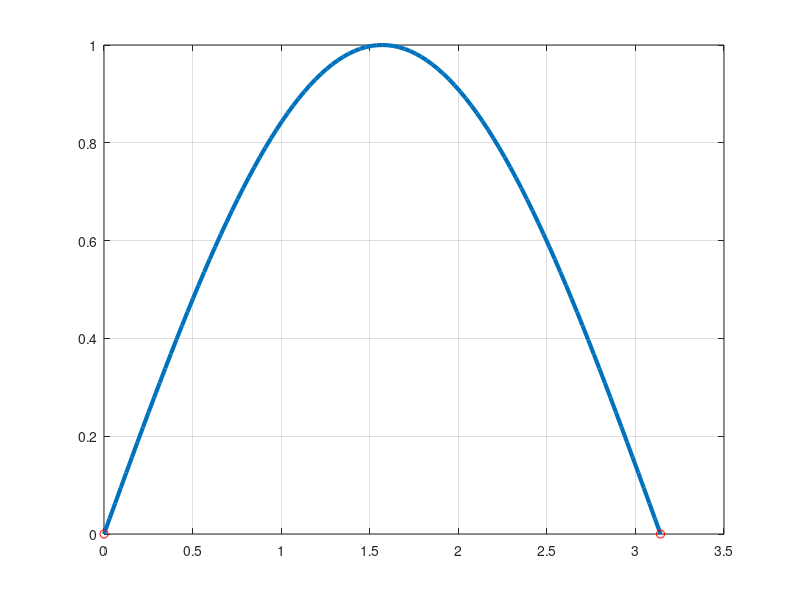
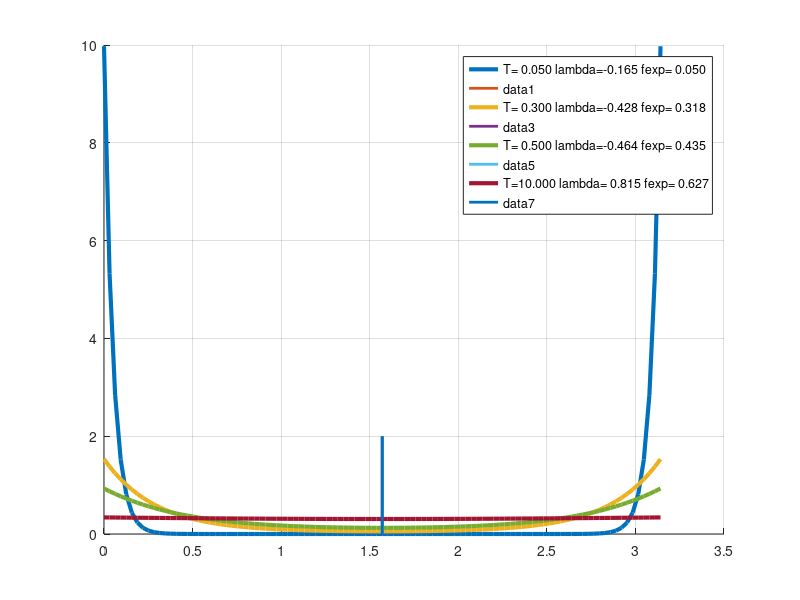

MATLAB code to generate these figures, in order:
function sinx

plotfx() ;

h = figure ;
grid on ;
%V =-[0.01/2, 0.1, 0.3, 0.5, 1, 3, 5, 10]';
V = [0.05, 0.3, 0.5, 10]';

 for i = 1:size(V)
  T = V(i) ;
  z = quad(@(x)g(x,T), 0, pi) ;
  lambda = T * ( log(z) - 1) ;
  Intpx = quad(@(x)p(x, lambda, T), 0, pi) ;
  fexp = quad(@(x)pf(x, lambda, T), 0, pi) ;
  A(i,:) = [T, lambda, fexp, Intpx]; 

  xx = [0:pi/100:pi];
  yy = p(xx, lambda, T);
  hold on; 
  str = sprintf(";T=%6.3f lambda=%6.3f fexp=%6.3f;", T, lambda, fexp);
  plot(xx,yy,str, "linewidth", 3);
  plot([pi/2,pi/2],[0,2], "linewidth", 2);
 end
 printf("T\tlambda\tfExp\tIntp(x)\n");
A

end

function ans = f(x)  #The function to max/min
    ans = sin(x) ;
end

function ans = g(x, T)
   ans = exp ( - f(x) / T ) ;
end

function ans = p(x, lambda, T)  # The probability dis
   z = 1 + (lambda/T) + f(x)/T ;
   ans = exp (-z) ; 
end

function ans = pf(x, lambda, T) # function to g6.1et expected value
    ans = p(x, lambda, T) * f(x) ;
end

function plotfx()
  h = figure ;
  xlabel("x") ; ylabel("sin(x)");
  ylim([0,1.1]);
  x=[0:pi/100:pi]; y = sin(x);
  plot(x,y,'linewidth',3);
  hold on;
  plot([0,pi],[0,0],'or','markersize',6);
  grid on;
  pause ;
end

